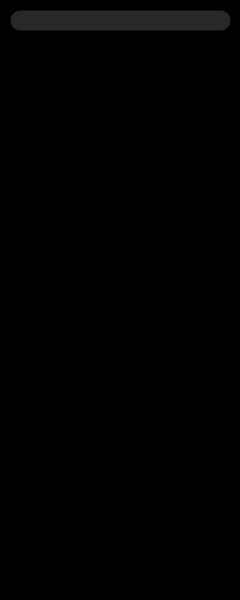
Frame 1 (no input)
Frame 60 (the mouse pressed at the canvas centre just before this capture): identical to frame 1, image omitted
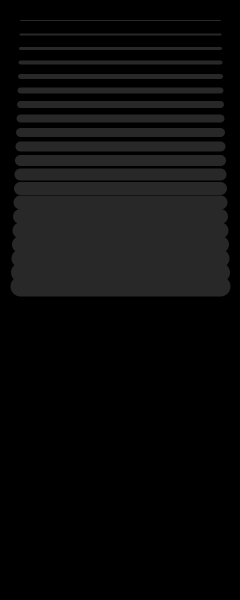
Frame 120 (the mouse held since frame 60 and released just before this capture)

The Processing sketch that drew these frames (run headless with seeded random() and noise(); from frame 60 on, the mouse is pressed at the canvas centre):

// Processing sketch: PV004_horizLinesDynamics
// ── PV004_horizLinesDynamics.pde
// draws horizontal lines with different stroke weight - dynamic version!
//
// suggested modification: change the color of the lines, maybe from black (top) to white (bottom)

void setup() {
  size(240, 600);
  //noLoop();
}

void draw() {
  background(0);
  stroke(40);
  
  final int nLines = 20;
  final int lateralSpacing = 20;
  final int verticalSpacing = 20;
  final int maxLineHeight = (height - 2*verticalSpacing)/(nLines - 1);
  int lineHeight = int(map(mouseX, 0, width, 0, maxLineHeight));
  for (int i = 0; i < nLines; i++) {
    strokeWeight(i+1);
    line(lateralSpacing, verticalSpacing + i*lineHeight, width - lateralSpacing, verticalSpacing + i*lineHeight);
  }
}
